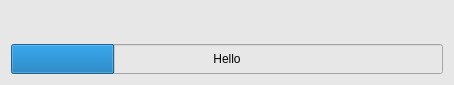
<?xml version="1.0" encoding="UTF-8"?>
<ui version="4.0">
 <class>processingForm</class>
 <widget class="QWidget" name="processingForm">
  <property name="geometry">
   <rect>
    <x>0</x>
    <y>0</y>
    <width>454</width>
    <height>82</height>
   </rect>
  </property>
  <property name="windowTitle">
   <string>Form</string>
  </property>
  <property name="autoFillBackground">
   <bool>false</bool>
  </property>
  <property name="styleSheet">
   <string notr="true">background-color: rgb(231, 231, 231);</string>
  </property>
  <layout class="QVBoxLayout" name="verticalLayout">
   <item>
    <widget class="QLabel" name="message">
     <property name="font">
      <font>
       <family>Consolas</family>
       <pointsize>18</pointsize>
       <weight>75</weight>
       <bold>true</bold>
      </font>
     </property>
     <property name="alignment">
      <set>Qt::AlignCenter</set>
     </property>
    </widget>
   </item>
   <item>
    <widget class="QProgressBar" name="statusBar">
     <property name="minimumSize">
      <size>
       <width>0</width>
       <height>30</height>
      </size>
     </property>
     <property name="value">
      <number>24</number>
     </property>
     <property name="alignment">
      <set>Qt::AlignCenter</set>
     </property>
     <property name="textVisible">
      <bool>true</bool>
     </property>
     <property name="invertedAppearance">
      <bool>false</bool>
     </property>
     <property name="format">
      <string>Hello</string>
     </property>
    </widget>
   </item>
  </layout>
 </widget>
 <resources/>
 <connections/>
</ui>
